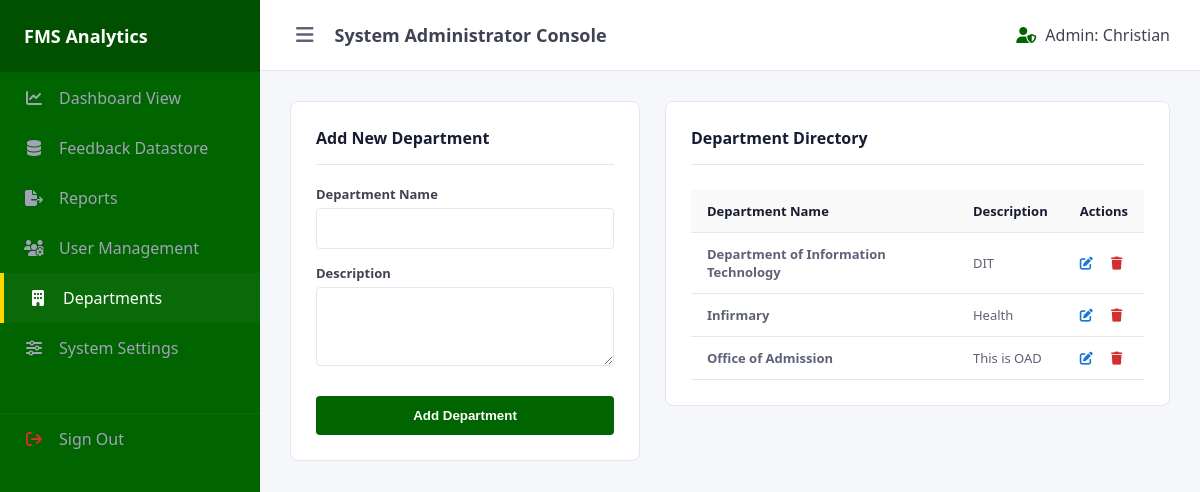
The app's page /FMS/public/admin/departments.php (signed in) with its own data.
### tables this page shows
CREATE TABLE `department` (
  `department_id` int(11) NOT NULL,
  `department_name` varchar(255) NOT NULL,
  `description` text DEFAULT NULL
);

### FMS/src/DepartmentManager.php (called while the page is built, shortened)
<?php
class DepartmentManager {
    private $db;
    public function __construct(PDO $databaseConnection) {
        $this->db = $databaseConnection;
    }
    public function getAllDepartments() {
        $stmt = $this->db->query("SELECT * FROM department ORDER BY department_name ASC");
        return $stmt->fetchAll(PDO::FETCH_ASSOC);
    }
}

### FMS/public/admin/departments.php (the view, shortened to what this page needs)
<?php
require_once __DIR__ . '/../../config/database.php';
require_once __DIR__ . '/../../src/DepartmentManager.php';
$pdo = (new Database())->connect();
$deptManager = new DepartmentManager($pdo);
$departments = $deptManager->getAllDepartments();
?>
<!DOCTYPE html>
<html lang="en">
<head>
    <link rel="stylesheet" href="https://cdnjs.cloudflare.com/ajax/libs/font-awesome/6.4.0/css/all.min.css">
</head>
<body>
<?php require_once __DIR__ . '/../../includes/admin_sidebar.php'; ?>
<div id="content-wrapper">
    <?php
        require_once __DIR__ . '/../../includes/admin_header.php';
    ?>
    <main class="workspace-padding">
        <div class="layout-grid">
            <div class="panel-card">
                <h2 class="panel-title">Add New Department</h2>
                <form method="POST">
                    <div class="form-group">
                        <label>Department Name</label>
                        <input type="text" name="name" class="form-control" required>
                    </div>
                    <div class="form-group">
                        <label>Description</label>
                        <textarea name="description" class="form-control" rows="3"></textarea>
                    </div>
                    <button type="submit" class="btn-submit">Add Department</button>
                </form>
            </div>
            <div class="panel-card" style="padding: 0;">
                <h2 class="panel-title" style="margin: 25px 25px 0 25px;">Department Directory</h2>
                <div style="overflow-x: auto; padding: 25px;">
                    <table>
                        <thead>
                            <tr>
                                <th>Department Name</th>
                                <th>Description</th>
                                <th>Actions</th>
                            </tr>
                        </thead>
                        <tbody>
    <?php foreach ($departments as $dept): ?>
    <tr>
        <td><strong><?php echo htmlspecialchars($dept['department_name'] ?? ''); ?></strong></td>
        <td><?php echo htmlspecialchars($dept['description'] ?? ''); ?></td>
        <td>
            <a href="edit_department.php?id=<?php echo $dept['department_id']; ?>" style="color: #1976d2; margin-right: 15px;"><i class="fa-solid fa-edit"></i></a>
            <a href="departments.php?delete=<?php echo $dept['department_id']; ?>" style="color: #d32f2f;" onclick="return confirm('Are you sure?');"><i class="fa-solid fa-trash"></i></a>
        </td>
    </tr>
    <?php endforeach; ?>
</tbody>
                    </table>
                </div>
            </div>
        </div>
    </main>
</div>
</body>
</html>

### FMS/public/admin/departments.php (style rules this page uses)
:root { --sidebar-width: 260px; --primary-green: #006400; --accent-gold: #FFD700; --dark-surface: #1e1e2d; --light-bg: #f5f7fa; --border-color: #e4e6ef; }
body { margin: 0; font-family: 'Segoe UI', system-ui, sans-serif; background-color: var(--light-bg); color: #3f4254; display: flex; }
#content-wrapper { margin-left: var(--sidebar-width); width: calc(100% - var(--sidebar-width)); min-height: 100vh; display: flex; flex-direction: column; transition: margin-left 0.3s ease, width 0.3s ease; }
#content-wrapper { margin-left: var(--sidebar-width); width: calc(100% - var(--sidebar-width)); min-height: 100vh; display: flex; flex-direction: column; }
.workspace-padding { padding: 30px; flex-grow: 1; }
.layout-grid { display: grid; grid-template-columns: 350px 1fr; gap: 25px; align-items: start; }
.panel-card { background: #ffffff; border-radius: 8px; border: 1px solid var(--border-color); padding: 25px; }
.panel-title { font-size: 16px; font-weight: 700; margin: 0 0 20px 0; border-bottom: 1px solid var(--border-color); padding-bottom: 15px; color: #181c32; }
.form-group { margin-bottom: 15px; }
.form-group label { display: block; font-size: 13px; font-weight: 600; margin-bottom: 5px; color: #3f4254; }
.form-control { width: 100%; padding: 10px 12px; border: 1px solid var(--border-color); border-radius: 4px; font-family: inherit; font-size: 14px; box-sizing: border-box; }
.btn-submit { background-color: var(--primary-green); color: white; border: none; padding: 12px; border-radius: 4px; font-weight: 600; cursor: pointer; width: 100%; margin-top: 10px; }
table { width: 100%; border-collapse: collapse; font-size: 13px; }
th { background-color: #f9f9f9; text-align: left; padding: 12px 16px; font-weight: 600; color: #181c32; border-bottom: 1px solid var(--border-color); }
td { padding: 12px 16px; border-bottom: 1px solid var(--border-color); color: #5e6278; }

### records on screen
department: department_name "Department of Information Technology", description "DIT"
department: department_name "Infirmary", description "Health"
department: department_name "Office of Admission", description "This is OAD"

### other values on screen
$pageTitle "System Administrator Console"
$_SESSION['firstname'] "Christian"
